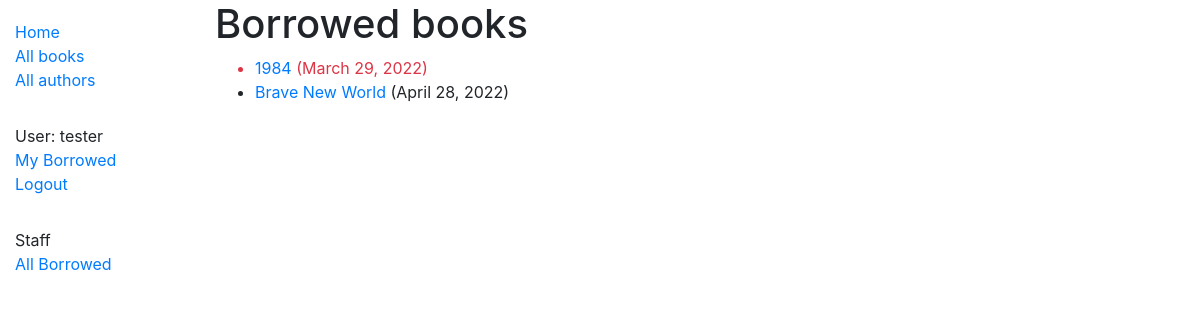
Page /catalog/mybooks/ (signed in) on the earlier database version.
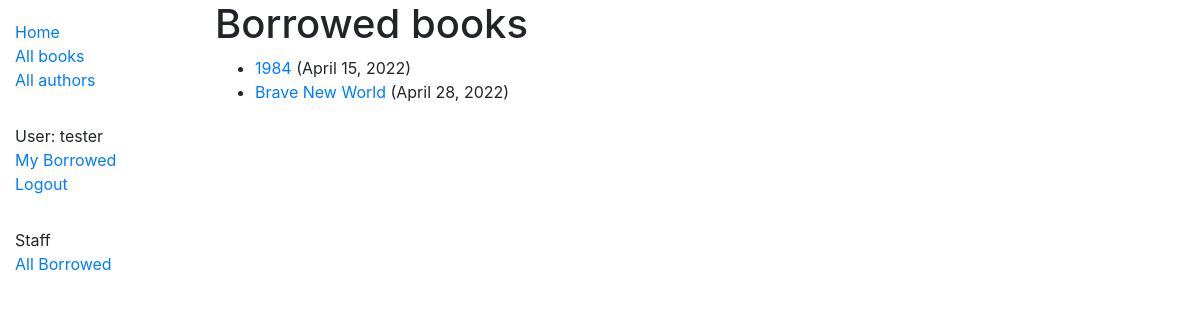
Same page on the later database version.
### catalog/models.py (models this page shows, shortened)
class BookInstance(models.Model):
    id = models.UUIDField(primary_key=True, default=uuid.uuid4, help_text='Unique ID for this particular book across '
                                                                          'whole library')
    book = models.ForeignKey('Book', on_delete=models.RESTRICT, null=True)
    imprint = models.CharField(max_length=200)
    due_back = models.DateField(null=True, blank=True)
    LOAN_STATUS = (
        ('m', 'Maintenace'),
        ('o', 'On Loan'),
        ('a', 'Available'),
        ('r', 'Reserved')
    )
    status = models.CharField(
        max_length=1,
        choices=LOAN_STATUS,
        blank=True,
        default='m',
        help_text='Book availability'
    )
    borrower = models.ForeignKey(User, on_delete=models.SET_NULL, null=True, blank=True)
    @property
    def is_overdue(self):
        if self.due_back and date.today() > self.due_back:
            return True
        return False
    class Meta:
        ordering = ['due_back']
        permissions = (("can_mark_returned", "Set book as returned"),)

class Book(models.Model):
    title = models.CharField(max_length=200)
    author = models.ForeignKey('Author', on_delete=models.SET_NULL, null=True)
    summary = models.TextField(max_length=1000, help_text='Enter a brief description of the book')
    isbn = models.CharField('ISBN', max_length=13, unique=True, help_text='13 character <a '
                                                                          'href="https://www.isbn-international.org'
                                                                          '/content/what-isbn">ISBN number</a>')
    genre = models.ManyToManyField(Genre, help_text='Select genre of the book')
    def display_genre(self):
        """Create a string for the Genre. This is required to display genre in Admin."""
        return ', '.join(genre.name for genre in self.genre.all()[:3])
    display_genre.short_description = 'Genre'
    language = models.ManyToManyField(Language, help_text='Select language of the book')
    def display_language(self):
        """Create a string for the Genre. This is required to display genre in Admin."""
        return ', '.join(language.name for language in self.language.all()[:3])
    display_language.short_description = 'Language'

### catalog/views.py (the view)
# urls.py: path('mybooks/', views.LoanedBooksByUserListView.as_view(), name='my-borrowed'),
class LoanedBooksByUserListView(LoginRequiredMixin, generic.ListView):
    model = BookInstance
    template_name = 'catalog/bookinstance_list_borrowed_user.html'
    paginate_by = 10
    def get_queryset(self):
        return BookInstance.objects.filter(borrower=self.request.user).\
            filter(status__exact='o').order_by('due_back')

### catalog/templates/catalog/bookinstance_list_borrowed_user.html
{% extends "base.html" %}
{% block content %}
    <h1>Borrowed books</h1>
    {% if bookinstance_list %}
      <ul>
        {% for bookinst in bookinstance_list %}
          <li class="{% if bookinst.is_overdue %} text-danger {% endif %}">
              <a href="{% url 'book-detail' bookinst.book.pk %}">{{ bookinst.book.title }}</a>
              ({{ bookinst.due_back }})
          </li>
        {% endfor %}
      </ul>
    {% else %}
      <p>There are no books borrowed.</p>
    {% endif %}
{% endblock %}

### catalog/templates/base.html (shortened to what this page needs)
<!DOCTYPE html>
<html lang="en">
<head>
  <link rel="stylesheet" href="https://cdn.jsdelivr.net/npm/bootstrap@4.5.3/dist/css/bootstrap.min.css"
>
  {% load static %}
  <link rel="stylesheet" href="{% static 'css/styles.css' %}">
</head>
<body>
  <div class="container-fluid">
    <div class="row">
      <div class="col-sm-2">
      {% block sidebar %}
        <ul class="sidebar-nav">
          <li><a href="{% url 'index' %}">Home</a></li>
          <li><a href="{% url 'books' %}">All books</a></li>
          <li><a href="{% url 'authors' %}">All authors</a></li>
            {% if user.is_authenticated %}
             <li style="margin-top:2em;">User: {{ user.get_username }}</li>
             <li><a href="{% url 'my-borrowed' %}">My Borrowed</a></li>
             <li><a href="{% url 'logout' %}?next={{ request.path }}">Logout</a></li>
             <li style="margin-top:2em;">Staff</li>
             <li><a href="{% url 'all-borrowed' %}">All Borrowed</a></li>
            {% else %}
             <li><a href="{% url 'login' %}?next={{ request.path }}">Login</a></li>
            {% endif %}
        </ul>
      {% endblock %}
      </div>
      <div class="col-sm-10 ">{% block content %} {% endblock %}
      </div>
    </div>
  </div>
</body>
</html>

### catalog/static/css/styles.css (style rules this page uses)
.sidebar-nav { margin-top: 20px; padding: 0; list-style: none; }

Differences in the rows shown:
changed BookInstance: due_back "March 29, 2022" → "April 15, 2022"
